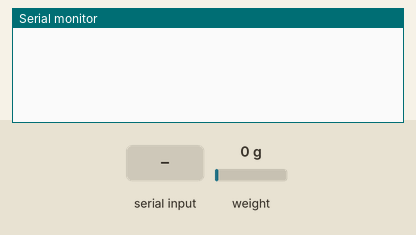
A sketch run on a simulated Arduino Uno, built with avr-gcc and run on an emulated ATmega328P. Shown: the last lines printed to the serial monitor. The test bench sets the inputs (shaded band); at power-on: weight on the scale 0 g.

Above: at 1.2 s.
1.3 s: "ON" received over Serial
At 1.51 s:
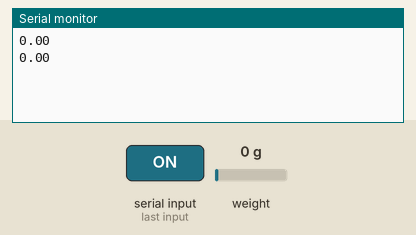
3.3 s: weight on the scale set to 100 g
At 3.33 s:
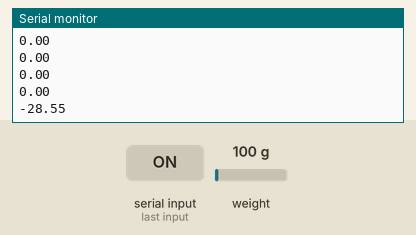
4.8 s: weight on the scale set to 1250 g
At 4.84 s:
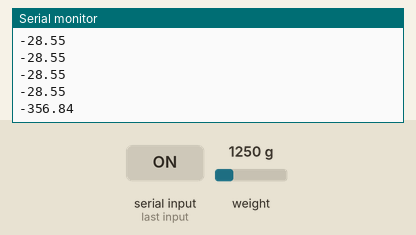
Timing chart, 0 to 7.8 s (numbered marks = the images above; inputs shaded):
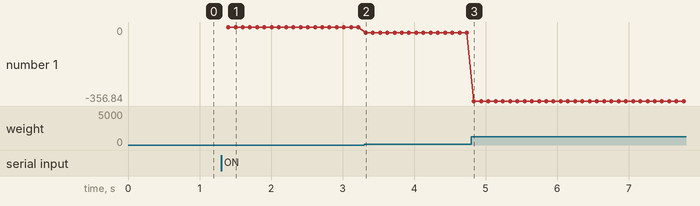

Measured:
- after the input at 1.3 s, the serial monitor: prints a new line after 0.10 s (image 1)
- after the input at 3.3 s, the serial monitor: prints a new line at once (image 2)
- after the input at 4.8 s, the serial monitor: prints a new line at once (image 3)
- plotted number 1: 0 → -28.55 after the input at 3.3 s, -28.55 → -356.84 after the input at 4.8 s

The sketch:

HX711_LoadCell_to_LabVIEW.ino
```cpp
#include <Q2HX711.h>  // HX711 library
#include <HX711.h>

// Constants for Torque Sensor (or Load Cell)
float Q_raw = 0;
float Q = 0;
float Q_cal = (-6.7969 / 10000);
float Z_off = 0;

char Command;
String string;

// Torque
const byte hx711_data_pin = 2;
const byte hx711_clock_pin = 3;

HX711 hx711(hx711_data_pin, hx711_clock_pin);

// timers
unsigned long loop_micros = 0;
unsigned long loop_millis = 0;
unsigned long loop_exec = 0;
unsigned long timer1_old = 0;
unsigned long timer1_delay = 100;
unsigned long timer1_exec = 0;

// reporting
boolean output_data = false;

void setup() {
  Serial.begin(115200);
}

void loop() {
  loop_micros = micros();
  loop_millis = millis();
  loop_exec = millis() - loop_millis;
  timer1_exec = millis() - timer1_old;

  if (Serial.available() > 0)
  {
    string = "";
  }
  while (Serial.available() > 0)
  {
    Command = ((byte)Serial.read());
    if (Command == ':')
    {
      break;
    }
    else
    {
      string += Command;
    }
    delay(1);
  }

  if (string == "ON")
  {
    TorqueON();
  }
  if (string == "OFF")
  {
    TorqueOFF();
  }
}

// Function to execute when "ON" string is detected and writes load cell values to serial monitor
void TorqueON()
{
  if (timer1_exec > timer1_delay)
  {
    timer1_old = millis();

    // Raw Data Import
    Q_raw = hx711.read();

    // Scaling factor (Calibration Factor and Zero Offset)
    Q = Q_raw * Q_cal + Z_off;

    // Print Data to Serial Monitor
    Serial.println(Q); // Torque Sensor Output
  }
}
// Function to execute when STOP button in LabVIEW is toggled
void TorqueOFF()
{
  string = "";
}
```
